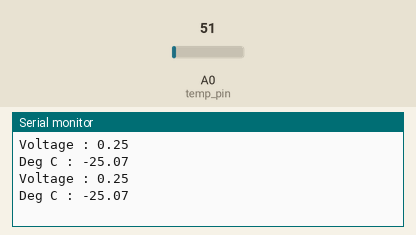
This sketch was run on a simulated Arduino Uno, built with avr-gcc and run on an emulated ATmega328P. Parts: the last lines printed to the serial monitor. The inputs (shaded band) are chosen by the test bench; at power-on: A0 (temp_pin) = 51.

Above: at 2.8 s.
2.9 s: A0 (temp_pin) set to 61
At 5.1 s:
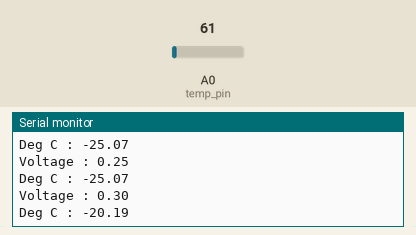
5.6 s: A0 (temp_pin) set to 71
At 6.6 s:
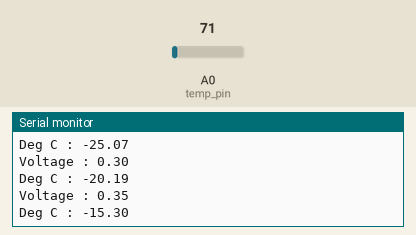
Timing chart, 0 to 8.6 s (numbered marks = the images above; inputs shaded):
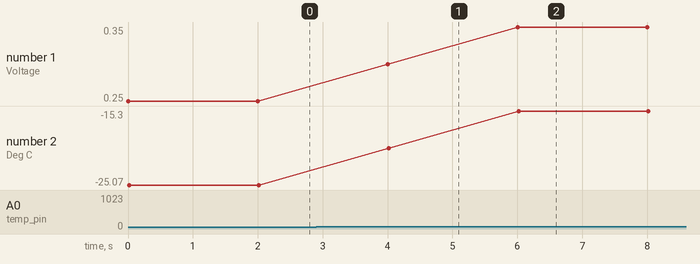

The sketch:

17_tmp36.ino
```cpp
const int temp_pin = A0;

void setup()
{
  Serial.begin(9600);
}

void loop()
{
  float voltage;
  float temp_c;

  voltage = analogRead(temp_pin) * 5.0 / 1023;
  temp_c = 100.0 * voltage - 50;

  Serial.print("Voltage : ");
  Serial.println(voltage);
  Serial.print("Deg C : ");
  Serial.println(temp_c);

  delay (2000);

}
```

Measured:
- after the input at 2.9 s, the serial monitor: prints a new line after 1.1 s (image 1)
- after the input at 5.6 s, the serial monitor: prints a new line after 0.40 s (image 2)
- plotted number 1: 0.25 → 0.3 after the input at 2.9 s, 0.3 → 0.35 after the input at 5.6 s
- plotted number 2: -25.07 → -20.19 after the input at 2.9 s, -20.19 → -15.3 after the input at 5.6 s
